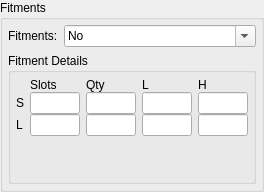
      <widget class="QGroupBox" name="groupBox_8">
       <property name="title">
        <string>Fitments</string>
       </property>
       <layout class="QVBoxLayout" name="verticalLayout_11">
        <property name="leftMargin">
         <number>5</number>
        </property>
        <property name="topMargin">
         <number>5</number>
        </property>
        <property name="rightMargin">
         <number>5</number>
        </property>
        <property name="bottomMargin">
         <number>5</number>
        </property>
        <item>
         <layout class="QHBoxLayout" name="horizontalLayout_8">
          <item>
           <widget class="QLabel" name="label_41">
            <property name="text">
             <string>Fitments:</string>
            </property>
           </widget>
          </item>
          <item>
           <widget class="QComboBox" name="cboFitments">
            <property name="sizePolicy">
             <sizepolicy hsizetype="Preferred" vsizetype="Fixed">
              <horstretch>1</horstretch>
              <verstretch>0</verstretch>
             </sizepolicy>
            </property>
            <property name="minimumSize">
             <size>
              <width>50</width>
              <height>0</height>
             </size>
            </property>
            <property name="editable">
             <bool>true</bool>
            </property>
            <item>
             <property name="text">
              <string>No</string>
             </property>
            </item>
            <item>
             <property name="text">
              <string>Yes</string>
             </property>
            </item>
           </widget>
          </item>
         </layout>
        </item>
        <item>
         <widget class="QGroupBox" name="groupBox_9">
          <property name="sizePolicy">
           <sizepolicy hsizetype="Preferred" vsizetype="Preferred">
            <horstretch>0</horstretch>
            <verstretch>1</verstretch>
           </sizepolicy>
          </property>
          <property name="title">
           <string>Fitment Details</string>
          </property>
          <layout class="QGridLayout" name="gridLayout_5">
           <property name="leftMargin">
            <number>5</number>
           </property>
           <property name="topMargin">
            <number>5</number>
           </property>
           <property name="rightMargin">
            <number>5</number>
           </property>
           <property name="bottomMargin">
            <number>5</number>
           </property>
           <property name="verticalSpacing">
            <number>0</number>
           </property>
           <item row="1" column="1">
            <widget class="QLineEdit" name="txtFitmentsSlotsS">
             <property name="sizePolicy">
              <sizepolicy hsizetype="Fixed" vsizetype="Fixed">
               <horstretch>0</horstretch>
               <verstretch>0</verstretch>
              </sizepolicy>
             </property>
             <property name="minimumSize">
              <size>
               <width>40</width>
               <height>0</height>
              </size>
             </property>
             <property name="maximumSize">
              <size>
               <width>50</width>
               <height>16777215</height>
              </size>
             </property>
            </widget>
           </item>
           <item row="0" column="1">
            <widget class="QLabel" name="label_44">
             <property name="text">
              <string>Slots</string>
             </property>
            </widget>
           </item>
           <item row="1" column="3">
            <widget class="QLineEdit" name="txtFitmentsLS">
             <property name="sizePolicy">
              <sizepolicy hsizetype="Fixed" vsizetype="Fixed">
               <horstretch>0</horstretch>
               <verstretch>0</verstretch>
              </sizepolicy>
             </property>
             <property name="minimumSize">
              <size>
               <width>40</width>
               <height>0</height>
              </size>
             </property>
             <property name="maximumSize">
              <size>
               <width>50</width>
               <height>16777215</height>
              </size>
             </property>
            </widget>
           </item>
           <item row="0" column="4">
            <widget class="QLabel" name="label_47">
             <property name="text">
              <string>H</string>
             </property>
            </widget>
           </item>
           <item row="1" column="0">
            <widget class="QLabel" name="label_42">
             <property name="text">
              <string>S</string>
             </property>
            </widget>
           </item>
           <item row="0" column="3">
            <widget class="QLabel" name="label_46">
             <property name="text">
              <string>L</string>
             </property>
            </widget>
           </item>
           <item row="2" column="4">
            <widget class="QLineEdit" name="txtFirmentsHL">
             <property name="sizePolicy">
              <sizepolicy hsizetype="Fixed" vsizetype="Fixed">
               <horstretch>0</horstretch>
               <verstretch>0</verstretch>
              </sizepolicy>
             </property>
             <property name="minimumSize">
              <size>
               <width>40</width>
               <height>0</height>
              </size>
             </property>
             <property name="maximumSize">
              <size>
               <width>50</width>
               <height>16777215</height>
              </size>
             </property>
            </widget>
           </item>
           <item row="2" column="0">
            <widget class="QLabel" name="label_43">
             <property name="text">
              <string>L</string>
             </property>
            </widget>
           </item>
           <item row="1" column="4">
            <widget class="QLineEdit" name="txtFitmentsHS">
             <property name="sizePolicy">
              <sizepolicy hsizetype="Fixed" vsizetype="Fixed">
               <horstretch>0</horstretch>
               <verstretch>0</verstretch>
              </sizepolicy>
             </property>
             <property name="minimumSize">
              <size>
               <width>40</width>
               <height>0</height>
              </size>
             </property>
             <property name="maximumSize">
              <size>
               <width>50</width>
               <height>16777215</height>
              </size>
             </property>
            </widget>
           </item>
           <item row="0" column="2">
            <widget class="QLabel" name="label_45">
             <property name="text">
              <string>Qty</string>
             </property>
            </widget>
           </item>
           <item row="1" column="2">
            <widget class="QLineEdit" name="txtFitmentsQtyS">
             <property name="sizePolicy">
              <sizepolicy hsizetype="Fixed" vsizetype="Fixed">
               <horstretch>0</horstretch>
               <verstretch>0</verstretch>
              </sizepolicy>
             </property>
             <property name="minimumSize">
              <size>
               <width>40</width>
               <height>0</height>
              </size>
             </property>
             <property name="maximumSize">
              <size>
               <width>50</width>
               <height>16777215</height>
              </size>
             </property>
            </widget>
           </item>
           <item row="2" column="1">
            <widget class="QLineEdit" name="txtFitmentsSlotsL">
             <property name="sizePolicy">
              <sizepolicy hsizetype="Fixed" vsizetype="Fixed">
               <horstretch>0</horstretch>
               <verstretch>0</verstretch>
              </sizepolicy>
             </property>
             <property name="minimumSize">
              <size>
               <width>40</width>
               <height>0</height>
              </size>
             </property>
             <property name="maximumSize">
              <size>
               <width>50</width>
               <height>16777215</height>
              </size>
             </property>
            </widget>
           </item>
           <item row="2" column="2">
            <widget class="QLineEdit" name="txtFitmentsQrtL">
             <property name="sizePolicy">
              <sizepolicy hsizetype="Fixed" vsizetype="Fixed">
               <horstretch>0</horstretch>
               <verstretch>0</verstretch>
              </sizepolicy>
             </property>
             <property name="minimumSize">
              <size>
               <width>40</width>
               <height>0</height>
              </size>
             </property>
             <property name="maximumSize">
              <size>
               <width>50</width>
               <height>16777215</height>
              </size>
             </property>
            </widget>
           </item>
           <item row="2" column="3">
            <widget class="QLineEdit" name="txtFitmentsLL">
             <property name="sizePolicy">
              <sizepolicy hsizetype="Fixed" vsizetype="Fixed">
               <horstretch>0</horstretch>
               <verstretch>0</verstretch>
              </sizepolicy>
             </property>
             <property name="minimumSize">
              <size>
               <width>40</width>
               <height>0</height>
              </size>
             </property>
             <property name="maximumSize">
              <size>
               <width>50</width>
               <height>16777215</height>
              </size>
             </property>
            </widget>
           </item>
           <item row="3" column="1">
            <spacer name="verticalSpacer">
             <property name="orientation">
              <enum>Qt::Vertical</enum>
             </property>
             <property name="sizeHint" stdset="0">
              <size>
               <width>20</width>
               <height>40</height>
              </size>
             </property>
            </spacer>
           </item>
          </layout>
         </widget>
        </item>
       </layout>
      </widget>
